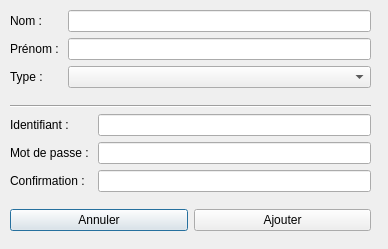
<?xml version="1.0" encoding="UTF-8"?>
<ui version="4.0">
 <class>AddStaffForm</class>
 <widget class="QDialog" name="AddStaffForm">
  <property name="geometry">
   <rect>
    <x>0</x>
    <y>0</y>
    <width>388</width>
    <height>249</height>
   </rect>
  </property>
  <property name="windowTitle">
   <string>Dialog</string>
  </property>
  <widget class="QWidget" name="verticalLayoutWidget">
   <property name="geometry">
    <rect>
     <x>10</x>
     <y>10</y>
     <width>361</width>
     <height>221</height>
    </rect>
   </property>
   <layout class="QVBoxLayout" name="verticalLayout">
    <item>
     <layout class="QFormLayout" name="formLayout">
      <item row="0" column="0">
       <widget class="QLabel" name="label">
        <property name="text">
         <string>Nom : </string>
        </property>
       </widget>
      </item>
      <item row="0" column="1">
       <widget class="QLineEdit" name="lastNameLineEdit"/>
      </item>
      <item row="1" column="0">
       <widget class="QLabel" name="label_2">
        <property name="text">
         <string>Prénom : </string>
        </property>
       </widget>
      </item>
      <item row="1" column="1">
       <widget class="QLineEdit" name="firstNameLineEdit"/>
      </item>
      <item row="2" column="0">
       <widget class="QLabel" name="label_3">
        <property name="text">
         <string>Type : </string>
        </property>
       </widget>
      </item>
      <item row="2" column="1">
       <widget class="QComboBox" name="typeComboBox"/>
      </item>
     </layout>
    </item>
    <item>
     <widget class="Line" name="sepLine">
      <property name="orientation">
       <enum>Qt::Horizontal</enum>
      </property>
     </widget>
    </item>
    <item>
     <layout class="QFormLayout" name="formLayout_2">
      <item row="0" column="0">
       <widget class="QLabel" name="loginLabel">
        <property name="text">
         <string>Identifiant : </string>
        </property>
       </widget>
      </item>
      <item row="0" column="1">
       <widget class="QLineEdit" name="loginLineEdit"/>
      </item>
      <item row="1" column="0">
       <widget class="QLabel" name="passwordLabel">
        <property name="text">
         <string>Mot de passe : </string>
        </property>
       </widget>
      </item>
      <item row="1" column="1">
       <widget class="QLineEdit" name="passwordLineEdit"/>
      </item>
      <item row="2" column="0">
       <widget class="QLabel" name="passwordConfLabel">
        <property name="text">
         <string>Confirmation :</string>
        </property>
       </widget>
      </item>
      <item row="2" column="1">
       <widget class="QLineEdit" name="passwordConfLineEdit"/>
      </item>
     </layout>
    </item>
    <item>
     <layout class="QHBoxLayout" name="horizontalLayout_2">
      <item>
       <widget class="QPushButton" name="cancelPushButton">
        <property name="text">
         <string>Annuler</string>
        </property>
       </widget>
      </item>
      <item>
       <widget class="QPushButton" name="addPushButton">
        <property name="text">
         <string>Ajouter</string>
        </property>
       </widget>
      </item>
     </layout>
    </item>
   </layout>
  </widget>
 </widget>
 <resources/>
 <connections/>
</ui>
